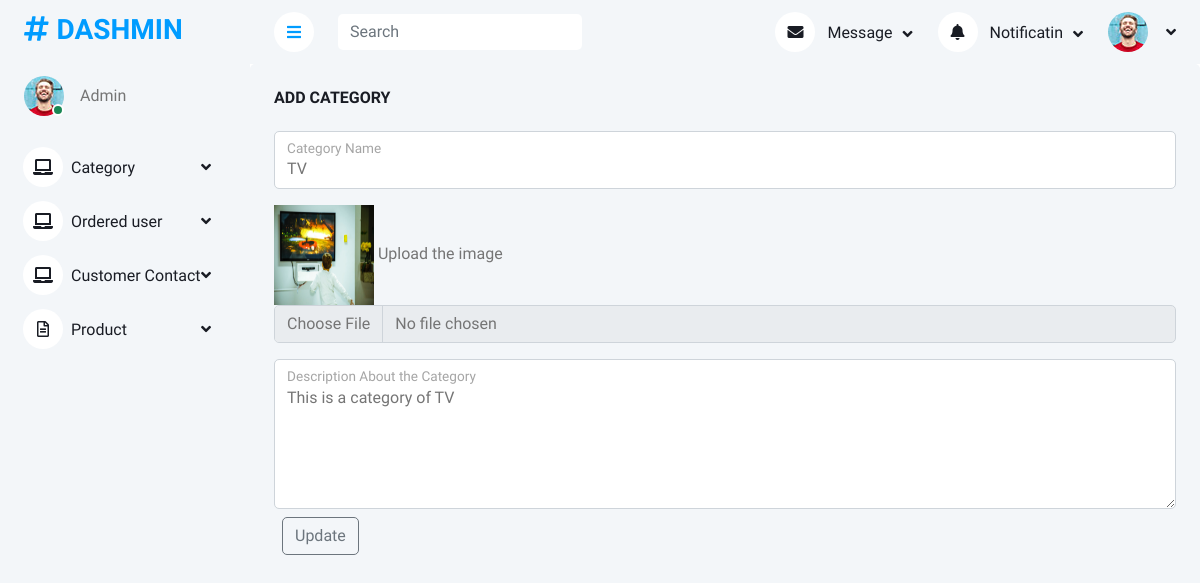
/newapp/editcategory/4/, run on the app's committed database.
### newapp/models.py (models this page shows)
class addcategorydb(models.Model):
    categoryname=models.CharField(max_length=70,null=True,blank=True)
    image=models.ImageField(upload_to="profile")
    description=models.CharField(max_length=70,null=True,blank=True)

### newapp/views.py (the view)
# urls.py: path('editcategory/<int:dataid>/',views.editcategory,name="editcategory"),
def editcategory(request,dataid):
    data=addcategorydb.objects.get(id=dataid)
    return render(request,"editsavecategory.html",{"kaya":data})

### newapp/templates/editsavecategory.html (shortened to what this page needs)
<!DOCTYPE html>
{% extends 'index.html' %}
{% block content %}
<html lang="en">
<head>
</head>
<body>
<div class="bg-light rounded h-100 p-4">
                            <h6 class="mb-4">ADD CATEGORY</h6>
                            <form method="POST" action="{% url 'updatecategory' dataid=kaya.id %}" enctype="multipart/form-data">
                            <div class="form-floating mb-3">
                                <input type="text" class="form-control" id="floatingInput" placeholder="Enter the Category Name" name="categoryname" value="{{kaya.categoryname}}">
                                <label for="floatingInput">Category Name</label>
                            </div>
                                <div class="mb-3">
                                    <img src="{{kaya.image.url}}"  height="100px" width="100px">
                                <label for="formFile" class="form-label">Upload the image</label>
                                <input class="form-control" type="file" id="formFile" name="image">
                            </div>
                            <div class="form-floating">
                                <textarea class="form-control" placeholder="Leave a comment here" id="floatingTextarea" style="height: 150px" name="description">{{kaya.description}}</textarea>
                                <label for="floatingTextarea">Description About the Category</label>
                            </div>
                             <button type="submit" class="btn btn-outline-secondary m-2">Update</button>
                            </form>
                        </div>
</body>
</html>
{% endblock %}

### newapp/static/css/style.css (style rules this page uses)
:root { --primary: #009CFF; --light: #F3F6F9; --dark: #191C24; }
.btn { transition: .5s; }

### data on the page
addcategorydb: categoryname "TV", image (picture), description "This is a category of TV"
